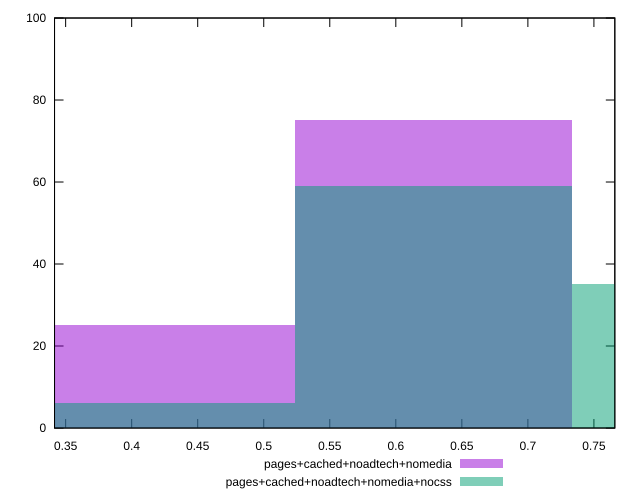

This figure's gnuplot source:
reset

$pagesCachedNoadtechNomedia <<EOF
0.628356855849167 75
0.41890457056611136 25
EOF

$pagesCachedNoadtechNomediaNocss <<EOF
0.628356855849167 59
0.8378091411322227 35
0.41890457056611136 6
EOF

set key outside below
set boxwidth 0.20945228528305568
set xrange [0.34159149520050375:0.7658301502978871]
set yrange [0:100]
set trange [0:100]
set style fill transparent solid 0.5 noborder
set terminal svg size 640, 500 enhanced background rgb 'white'
set output "report_00015_2021-02-09T16-11-33.973Z/meta/pScore/comparison/histogram/3_vs_4.svg"

plot $pagesCachedNoadtechNomedia title "pages+cached+noadtech+nomedia" with boxes, \
     $pagesCachedNoadtechNomediaNocss title "pages+cached+noadtech+nomedia+nocss" with boxes

reset
